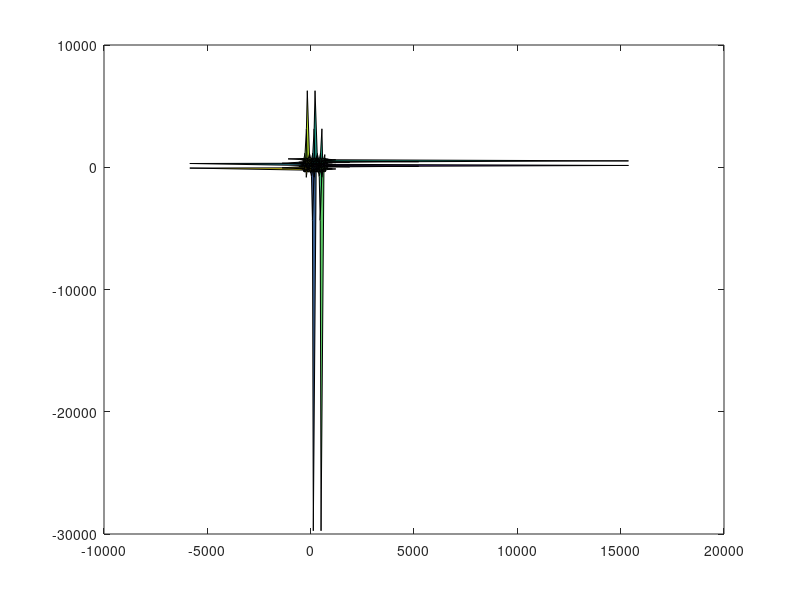
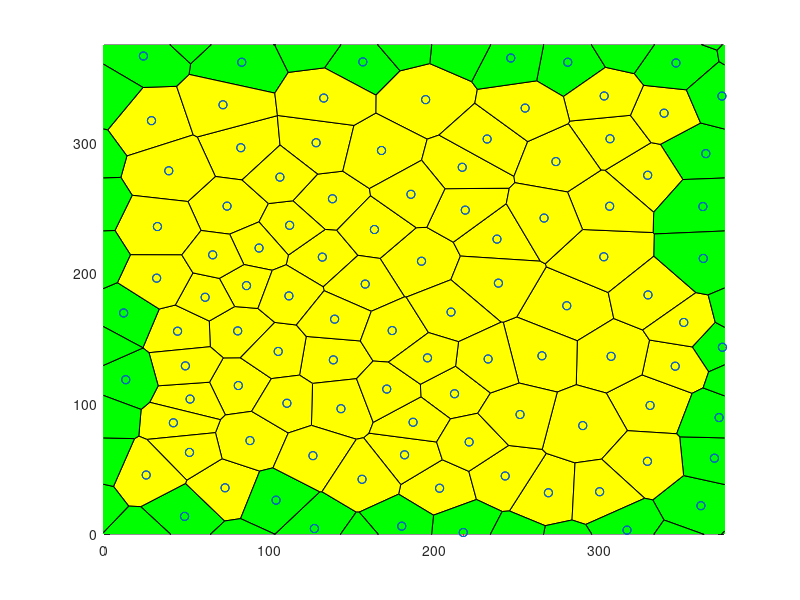

The MATLAB source for these figures, in order: (Note: this script raises an error after producing the figures.)
r = 382; % Updated seed to match target
NbPoints = 100; 
limit = 3; 
cpt = 'quadratic';
prefix = 'RFB';
potential = 'ani';

%% Store data in the right folder
close all;
scriptDir = fileparts(mfilename('fullpath'));
projectRoot = fileparts(scriptDir);
outputDir = fullfile(projectRoot, 'input_files');

if ~exist(outputDir, 'dir')
    mkdir(outputDir);
end

%% Parameters
rng(r);
TOTALTIME = 1000;
SEED = 89542;
TIMEINTERVAL = 0.1;
error_tolerance_absolute_mechanical = 0.010000;
TISSUE_EXT_STRESS_X = 0.000000;     %should both be 0 to relax tissue, change before dynamic
TISSUE_EXT_STRESS_Y = 0.000000; 
equilibriumtolerance = 1.000000e-2;
NUCLEATIONBASECRITERIA = false;
Ratio = 10/3;
EpsilonMax = 0.091;
ExternalStressRatio = 0.85;

T1ON = 1; 
APOPTOSISON = 1;
MITOSISON = 0;
WRITEMITOSIS = 1; 
VERBOSEON = 1; 
EQUILIBRIUMMITOSIS = 1; 

%Mysterious Parameters
CELLPRESSURETYPE = cpt;
TCJSTRENGTH = 100;
THETAAN = 3.14 / 2.0 ;    
ANSTRENGTH = 25; 

% --- Standard Constants ---
GAMMA = 10.0;
t0 = 1;
l0 = 25;
% Manually setting K to match your specific target output
LX = 1.5*l0*sqrt(NbPoints);
LY = 1.5*l0*sqrt(NbPoints);
A0 = LX*LY/NbPoints;
K = Ratio * GAMMA/l0;
ALPHAM = GAMMA*t0/l0;               %the paper had 5.5
TISSUE_ALPHA = 10*ALPHAM;
INITIALSTEPSIZE = t0/10000;
MINAREA = A0/100;
MINLENGTH = l0/40;
NEWEDGELENGTH = l0/20;
CURRENTTIME = 0.000000;
KAPPA=(3/100)*0.227*5.502/ALPHAM;
GAMMA0=GAMMA;
Y=1.25*GAMMA/EpsilonMax;
NUCLEATIONTHRESHOLD = 0.95*EpsilonMax*Y;

%% Simulation Detail Parameters
% Calculate Mesh based on A0 and NbPoints to get LX = 167.705098
Mesh = LX;

nomfichier_filename= [prefix '_NbPts_' num2str(NbPoints,'%04d') '_rng_' num2str(r,'%04d') '_pot_' potential '_lim_' num2str(limit, '%2d') '20.txt'];
nomfichier = fullfile(outputDir, nomfichier_filename);

%% Generate Voronoi
fprintf('Writing file: %s\n', nomfichier);
f1=figure();
f2=figure();
Points1=Mesh*rand(NbPoints,2); 

it = 0;
while it < limit
    Pointsa=Points1+Mesh*[ones(NbPoints,1) zeros(NbPoints,1)];
    Pointsb=Points1-Mesh*[zeros(NbPoints,1) ones(NbPoints,1)];
    Pointsc=Points1-Mesh*[ones(NbPoints,1) zeros(NbPoints,1)];
    Pointsd=Points1+Mesh*[zeros(NbPoints,1) ones(NbPoints,1)];
    Pointse=Points1+Mesh*[ones(NbPoints,1) ones(NbPoints,1)];
    Pointsf=Points1+Mesh*[ones(NbPoints,1) -ones(NbPoints,1)];
    Pointsg=Points1+Mesh*[-ones(NbPoints,1) ones(NbPoints,1)];
    Pointsh=Points1+Mesh*[-ones(NbPoints,1) -ones(NbPoints,1)];
    Pointst=[Points1; Pointsa; Pointsb; Pointsc; Pointsd; Pointse; Pointsf; Pointsg; Pointsh];
    
    [v,c]=voronoin(Pointst);
    
    centroids = zeros(NbPoints,2);
    centroidcount = 0;
   
    for i = 1:length(c)
        signedarea = 0;
        centroidx = 0;
        centroidy = 0;
        if (all(c{i}~=1))
            for s = 1:length(c{i})
                if s == length(c{i}) 
                    signedarea = signedarea + v(c{i}(s),1)*v(c{i}(1),2) - v(c{i}(1),1)*v(c{i}(s),2);
                else
                    signedarea = signedarea + v(c{i}(s),1)*v(c{i}(s+1),2) - v(c{i}(s+1),1)*v(c{i}(s),2);
                end
            end
            signedarea = .5*signedarea;
            for j = 1:length(c{i})
                if j == length(c{i})
                    centroidx = centroidx + (v(c{i}(j),1)+v(c{i}(1),1))*(v(c{i}(j),1)*v(c{i}(1),2) - v(c{i}(1),1)*v(c{i}(j),2));
                    centroidy = centroidy + (v(c{i}(j),2)+v(c{i}(1),2))*(v(c{i}(j),1)*v(c{i}(1),2) - v(c{i}(1),1)*v(c{i}(j),2));
                    
                else
                    centroidx = centroidx + (v(c{i}(j),1)+v(c{i}(j+1),1))*(v(c{i}(j),1)*v(c{i}(j+1),2) - v(c{i}(j+1),1)*v(c{i}(j),2));
                    centroidy = centroidy + (v(c{i}(j),2)+v(c{i}(j+1),2))*(v(c{i}(j),1)*v(c{i}(j+1),2) - v(c{i}(j+1),1)*v(c{i}(j),2));
                end
            end
            centroidx = (1/(6*signedarea))*centroidx;
            centroidy = (1/(6*signedarea))*centroidy;
            if centroidx > 0 && centroidx < Mesh && centroidy > 0 && centroidy < Mesh
                centroidcount = centroidcount + 1;
                centroids(centroidcount,:) = [centroidx centroidy];
            end
        end
    end
    it = it + 1;
    Points1 = centroids;
end

%% Representation of the result
 set(0,'CurrentFigure',f1);
 plot(Points1(:,1),Points1(:,2),'r+');
 set(0,'CurrentFigure',f2);
 plot(Points1(:,1),Points1(:,2),'r+');
 hold on
 for i = 1:length(c)
     if (all(c{i}~=1))
         set(0,'CurrentFigure',f1)
         patch(v(c{i},1),v(c{i},2),i)
     end
     IN=(all(v(c{i},1)>0)&all(v(c{i},1)<Mesh)&all(v(c{i},2)>0)&all(v(c{i},2)<Mesh));
     IN2=(any(v(c{i},1)>0)&any(v(c{i},1)<Mesh)&any(v(c{i},2)>0)&any(v(c{i},2)<Mesh))&(~IN);
     if (all(c{i}~=1)&&IN)
         set(0,'CurrentFigure',f2)
         patch(v(c{i},1),v(c{i},2),'y'); 
     end
     if (all(c{i}~=1)&&(IN2))
         set(0,'CurrentFigure',f2)
         patch(v(c{i},1),v(c{i},2),'g');
     end
 end
 set(0,'CurrentFigure',f2)
 xlim([0 Mesh]);
 ylim([0 Mesh]);
 plot(Points1(:,1),Points1(:,2),'bo');
 scatter(centroids(:,1),centroids(:,2),'r+')

for i = 1:length(c)
    INGLOBAL=any((v(c{i},1)>0)&v(c{i},1)<Mesh&v(c{i},2)>0&v(c{i},2)<Mesh);
    if INGLOBAL
        ListVertex=c{i};
        area=0;
        for k=1:length(c{i})
            kplus=mod(k,length(c{i}))+1;
            area=area+v(c{i}(k),1)*v(c{i}(kplus),2)-v(c{i}(kplus),1)*v(c{i}(k),2);
        end
        if(area<0)    c{i}=fliplr(c{i}); end
    end
end

%% Export to a file (EXACT MATCH TO TARGET VALUES)
fid=fopen(nomfichier,'wt');
fprintf(fid, 'Voronoi Tesselation Data: \n');
fprintf(fid, 'NumbCells %d \t rng %d \n', NbPoints, r);
fprintf(fid, 'ratio pressure to tension\t%f\n', Ratio);
fprintf(fid, 'Global:\n');
fprintf(fid, 'LX\t%f\nLY\t%f\n', Mesh, Mesh);
fprintf(fid, 'A0\t%f\n', A0);
fprintf(fid, 'SEED\t%d\n', SEED);
fprintf(fid, 'TIMEINTERVAL\t%f\n', TIMEINTERVAL);
fprintf(fid, 'MINAREA\t%f\n', MINAREA);
fprintf(fid, 'MINLENGTH\t%f\n', MINLENGTH);
fprintf(fid, 'NEWEDGELENGTH\t%f\n', NEWEDGELENGTH);
fprintf(fid, 'K\t%f\n', K);
fprintf(fid, 'GAMMA\t%f\n', GAMMA);
fprintf(fid, 'TOTALTIME\t%f\n', TOTALTIME);
fprintf(fid, 'CURRENTTIME\t%f\n', CURRENTTIME);
fprintf(fid, 'VERBOSEON\t%d\n', VERBOSEON);
fprintf(fid, 'INITIALSTEPSIZE\t%f\n', INITIALSTEPSIZE);
fprintf(fid, 'error_tolerance_absolute_mechanical\t%f\n', error_tolerance_absolute_mechanical);
% Format TISSUE_ALPHA to 2 decimal places as per target
fprintf(fid, 'TISSUE_ALPHA\t%2.2f\n', TISSUE_ALPHA);
fprintf(fid, 'ALPHAM\t%f\n', ALPHAM);
fprintf(fid, 'TISSUE_EXT_STRESS_X\t%f\n', TISSUE_EXT_STRESS_X);
fprintf(fid, 'TISSUE_EXT_STRESS_Y\t%f\n', TISSUE_EXT_STRESS_Y);
fprintf(fid, 'equilibriumtolerance\t%e\n', equilibriumtolerance);
fprintf(fid, 'NUCLEATIONTHRESHOLD\t%f\n', NUCLEATIONTHRESHOLD);
fprintf(fid, 'NUCLEATIONBASECRITERIA\t%d\n', NUCLEATIONBASECRITERIA);
fprintf(fid, 'KAPPA\t%f\n', KAPPA);
fprintf(fid, 'Y\t%f\n', Y);
fprintf(fid, 'EpsilonMax\t%f\n', EpsilonMax);
fprintf(fid, 'ExternalStressRatio\t%f\n', ExternalStressRatio);
fprintf(fid, 'endGlobal\n');

fprintf(fid, 'Vertices\n');
fprintf(fid, 'id\tx\ty\n');

NbVertex=0;
CentralVertices=zeros(length(v),2);
for i = 2:length(v)   
    if(v(i,1)>0&&v(i,1)<Mesh&&v(i,2)>0&&v(i,2)<Mesh)
        fprintf(fid,'%d',i);
        fprintf(fid,'\t %2.4f',v(i,1));
        fprintf(fid,'\t %2.4f',v(i,2));
        fprintf(fid,'\n');
        NbVertex=NbVertex+1;
        CentralVertices(NbVertex,1)=v(i,1);
        CentralVertices(NbVertex,2)=v(i,2);
    end
end

CentralVertices=CentralVertices(1:NbVertex,1:2);
EqVertex=zeros(NbVertex,1);

for i = 2:length(v)
    vcorrige=zeros(1,2);
    vtest=v(i,:);
    if (vtest(1)>0&&vtest(1)<Mesh&&vtest(2)>0&&vtest(2)<Mesh) vcorrige=vtest;end
    vtest=v(i,:)-Mesh*[1 0];
    if (vtest(1)>0&&vtest(1)<Mesh&&vtest(2)>0&&vtest(2)<Mesh) vcorrige=vtest;  end
    vtest=v(i,:)-Mesh*[0 1];
    if (vtest(1)>0&&vtest(1)<Mesh&&vtest(2)>0&&vtest(2)<Mesh) vcorrige=vtest;  end
    vtest=v(i,:)+Mesh*[1 0];
    if (vtest(1)>0&&vtest(1)<Mesh&&vtest(2)>0&&vtest(2)<Mesh) vcorrige=vtest;  end
    vtest=v(i,:)+Mesh*[0 1];
    if (vtest(1)>0&&vtest(1)<Mesh&&vtest(2)>0&&vtest(2)<Mesh) vcorrige=vtest;  end
    vtest=v(i,:)-Mesh*[1 1];
    if (vtest(1)>0&&vtest(1)<Mesh&&vtest(2)>0&&vtest(2)<Mesh) vcorrige=vtest;  end
    vtest=v(i,:)-Mesh*[1 -1];
    if (vtest(1)>0&&vtest(1)<Mesh&&vtest(2)>0&&vtest(2)<Mesh) vcorrige=vtest;  end
    vtest=v(i,:)+Mesh*[1 1];
    if (vtest(1)>0&&vtest(1)<Mesh&&vtest(2)>0&&vtest(2)<Mesh) vcorrige=vtest;  end
    vtest=v(i,:)+Mesh*[1 -1];
    if (vtest(1)>0&&vtest(1)<Mesh&&vtest(2)>0&&vtest(2)<Mesh) vcorrige=vtest;  end
    
    column=find(all(abs((repmat(vcorrige,size(v,1),1))'-v')<0.000001));
    if(~isempty(column))
        EqVertex(i)=column;
    end
end

fprintf(fid, 'Edges\n');
fprintf(fid, 'id\tvertex1\tvertex2\txflag\tyflag\n');
NbEdgeMax=3*NbVertex; 
Edges.Vertices=zeros(NbEdgeMax,2);
Edges.Crossx12=zeros(NbEdgeMax,1);
Edges.Crossx21=zeros(NbEdgeMax,1);
Edges.Crossy12=zeros(NbEdgeMax,1);
Edges.Crossy21=zeros(NbEdgeMax,1);

EdgeIncrement=0; 
for i = 1:length(c) 
    INGLOBAL=any( (v(c{i},1)>0) & v(c{i},1)<Mesh & v(c{i},2)>0 & v(c{i},2)<Mesh);
    if INGLOBAL 
        ListVertex=c{i}; 
        for j=1:length(ListVertex) 
            testdejainscrit=0;
            for k=1:EdgeIncrement
                if ((EqVertex((ListVertex(j)))==Edges.Vertices(k,1)...
                        &&EqVertex(ListVertex(mod(j,length(ListVertex))+1))==Edges.Vertices(k,2))...
                        ||...
                        (EqVertex(ListVertex(j))==Edges.Vertices(k,2)...
                        &&EqVertex(ListVertex(mod(j,length(ListVertex))+1))==Edges.Vertices(k,1)))
                    testdejainscrit=1;
                else
                end
            end
            if(~testdejainscrit)
                EdgeIncrement=EdgeIncrement+1;
                Edges.Vertices(EdgeIncrement,1)=EqVertex(ListVertex(j)); 
                Edges.Vertices(EdgeIncrement,2)=EqVertex(ListVertex(mod(j,length(ListVertex))+1)); 
                Vertex1encours=ListVertex(j);
                Vertex1encourseq=EqVertex(ListVertex(j));
                Vertex2encours=ListVertex(mod(j,length(ListVertex))+1);
                Vertex2encourseq=EqVertex(ListVertex(mod(j,length(ListVertex))+1));
                
                fprintf(fid,'%d',EdgeIncrement);
                fprintf(fid,'\t %d', Edges.Vertices(EdgeIncrement,1));
                fprintf(fid,'\t %d', Edges.Vertices(EdgeIncrement,2));
                
                VertexCross21=(EqVertex(ListVertex(j))~=ListVertex(j))&&(EqVertex(ListVertex(mod(j,length(ListVertex))+1))==ListVertex(mod(j,length(ListVertex))+1));
                VertexCross12=(EqVertex(ListVertex(j))==ListVertex(j))&&(EqVertex(ListVertex(mod(j,length(ListVertex))+1))~=ListVertex(mod(j,length(ListVertex))+1));
                
                if((EqVertex(ListVertex(j))~=ListVertex(j))&&(EqVertex(ListVertex(mod(j,length(ListVertex))+1))==ListVertex(mod(j,length(ListVertex))+1)))
                    if(v(ListVertex(j),1)<0) Edges.Crossx12(EdgeIncrement)=1; end
                    if(v(ListVertex(j),1)>Mesh) Edges.Crossx21(EdgeIncrement)=1; end
                    if(v(ListVertex(j),2)<0) Edges.Crossy12(EdgeIncrement)=1; end
                    if(v(ListVertex(j),2)>Mesh) Edges.Crossy21(EdgeIncrement)=1; end
                end
                if((EqVertex(ListVertex(j))==ListVertex(j))&&(EqVertex(ListVertex(mod(j,length(ListVertex))+1))~=ListVertex(mod(j,length(ListVertex))+1)))
                    if(v(ListVertex(mod(j,length(ListVertex))+1),1)<0) Edges.Crossx21(EdgeIncrement)=1; end
                    if(v(ListVertex(mod(j,length(ListVertex))+1),1)>Mesh) Edges.Crossx12(EdgeIncrement)=1; end
                    if(v(ListVertex(mod(j,length(ListVertex))+1),2)<0) Edges.Crossy21(EdgeIncrement)=1; end
                    if(v(ListVertex(mod(j,length(ListVertex))+1),2)>Mesh) Edges.Crossy12(EdgeIncrement)=1; end
                end
                
                if((EqVertex(ListVertex(j))~=ListVertex(j))&&(EqVertex(ListVertex(mod(j,length(ListVertex))+1))~=ListVertex(mod(j,length(ListVertex))+1)))
                    v1=v(ListVertex(j),:);
                    v2=v(ListVertex(mod(j,length(ListVertex))+1),:);
                    eqv1=v(EqVertex(ListVertex(j)),:);
                    eqv2=v(EqVertex(ListVertex(mod(j,length(ListVertex))+1)),:);
                    if(v2(1)>v1(1))&&(eqv2(1)<eqv1(1)) Edges.Crossx12(EdgeIncrement)=1; end
                    if(v2(1)<v1(1))&&(eqv2(1)>eqv1(1)) Edges.Crossx21(EdgeIncrement)=1; end
                    if (v2(2)>v1(2))&&(eqv2(2)<eqv1(2))Edges.Crossy12(EdgeIncrement)=1; end
                    if (v2(2)<v1(2))&&(eqv2(2)>eqv1(2)) Edges.Crossy21(EdgeIncrement)=1; end
                end
                
                newxflag=0;
                newyflag=0;
                if ( (Edges.Crossx12(EdgeIncrement)==1) || (Edges.Crossx21(EdgeIncrement)==1) )
                    newxflag=1;
                end
                if ( (Edges.Crossy12(EdgeIncrement)==1) || (Edges.Crossy21(EdgeIncrement)==1) )
                    newyflag=1;
                end
                
                fprintf(fid,'\t %d \t %d \n', newxflag, newyflag);
                
            end
        end
    end
end

%% Then we go to the cells
cinside=cell(length(c),1);
CellIncrement=0;
for i=1:length(c)
    INGLOBAL=any((v(c{i},1)>0)&v(c{i},1)<Mesh&v(c{i},2)>0&v(c{i},2)<Mesh);
    if INGLOBAL
        CellIncrement=CellIncrement+1;
        cinside{CellIncrement}=EqVertex(c{i});
    end
end
NbCellsInside=CellIncrement;
cinside=cinside(1:NbCellsInside);
cinside2=cell(NbCellsInside,1);
CellIncrement=0;
for i=1:NbCellsInside
    dejavu=false;
    for j=1:i-1
        if ((length(cinside{i})==length(cinside{j}))&&all(sort(cinside{i})==sort(cinside{j}))) dejavu=true; end
    end
    if (~dejavu) CellIncrement=CellIncrement+1;cinside2{CellIncrement}=cinside{i}; end
end
cinside2=cinside2(1:CellIncrement);

fprintf(fid, 'Cells\n');
if (strcmp(potential,'tcj'))
    fprintf(fid, 'id\tA0\tEdgeNumb\tEdgeList\tPotential\tTCJStrength\tCellPressureType\n');
else
    fprintf(fid, 'id\tA0\tEdgeNumb\tEdgeList\tPotential\tTCJStrength\tThetaAn\tAnStrength\tCellPressureType\n');
end
for i=1:length(cinside2)
    A0_Cell = normrnd(A0, 200); % Using new A0
    ListVertex=c{i};
    fprintf(fid,'%d\t%f\t%d\t',i, A0_Cell, length(ListVertex));
    for j=1:length(ListVertex)
        NumeroEdge=0;
        for k=1:EdgeIncrement
            if (EqVertex((ListVertex(j)))==Edges.Vertices(k,1)...
                    &&EqVertex(ListVertex(mod(j,length(ListVertex))+1))==Edges.Vertices(k,2))
                NumeroEdge=k;
            end 
            if(EqVertex(ListVertex(j))==Edges.Vertices(k,2)...
                    &&EqVertex(ListVertex(mod(j,length(ListVertex))+1))==Edges.Vertices(k,1))
                NumeroEdge=k; 
            end
        end
        fprintf(fid,'%d,',NumeroEdge);
    end
    if (strcmp(potential, 'tcj'))
        fprintf(fid,'\t%s\t%f\t%s\n', potential, TCJSTRENGTH,CELLPRESSURETYPE);
    else
        fprintf(fid,'\t%s\t%f\t%f\t%f\t%s\n', potential, TCJSTRENGTH, THETAAN, ANSTRENGTH,CELLPRESSURETYPE);
    end
end
fprintf(fid, 'End\n');
fclose(fid);

% Visualization directory

visualizationDir = fullfile(projectRoot,"visualization_files",erase(nomfichier_filename,".txt") + "_visualization");
if ~exist(visualizationDir, 'dir')
    mkdir(visualizationDir); 
end
